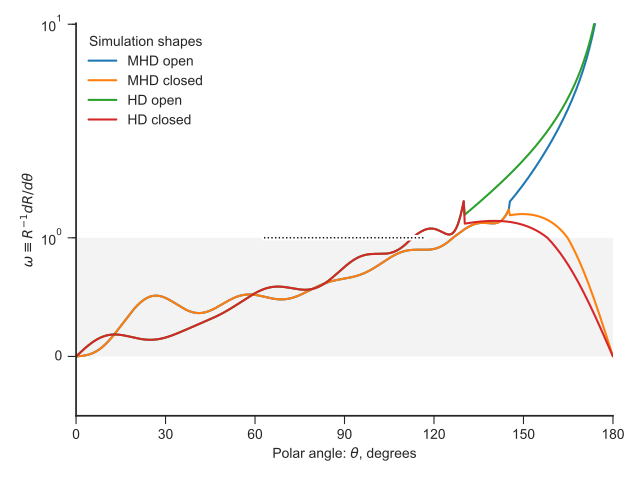

The script that drew this image:
import sys
import numpy as np
from simulation_shape import Simulation
sys.path.append("../Dust-wave")
from bow_projection import omega
from matplotlib import pyplot as plt
import seaborn as sns

figfile = sys.argv[0].replace('.py', '.pdf')


sns.set_style('ticks')
fig, ax = plt.subplots()

th = np.linspace(-np.pi, np.pi, 1001)
th_dg = np.degrees(th)

for label, shape in [
         ["MHD open",
          Simulation(name="M17-MHD2040-AllB7",
                     force_open=True, cheby_degree=12)],
         ["MHD closed",
          Simulation(name="M17-MHD2040-AllB7",
                     force_open=False, cheby_degree=12)],
         ["HD open",
          Simulation(name="M17-HD2040",
                     force_open=True, cheby_degree=12, extrap_degree=1)],
         ["HD closed",
          Simulation(name="M17-HD2040",
                     force_open=False, cheby_degree=12, extrap_degree=1)],
 ]:
    ax.plot(th_dg, omega(th, shape), label=label)

ax.legend(title=r"Simulation shapes")
ax.axhline(1.0, xmin=0.35, xmax=0.65, color='white', lw=4, zorder=100)
ax.axhline(1.0, xmin=0.35, xmax=0.65, color='k', lw=1, ls=':', zorder=101)
ax.axhspan(0.0, 1.0, color='k', alpha=0.05, ec='none')
ax.set_yscale('symlog', linthreshy=1.0, linscaley=0.5)
ax.set(
    xlabel=r"Polar angle: $\theta$, degrees",
    ylabel=r"$\omega \equiv R^{-1} d R / d \theta$",
    xlim=[0, 180],
    ylim=[-0.5, 10.1],
    xticks=[0, 30, 60, 90, 120, 150, 180],
)
sns.despine()
fig.tight_layout()
fig.savefig(figfile)
print(figfile, end='')
